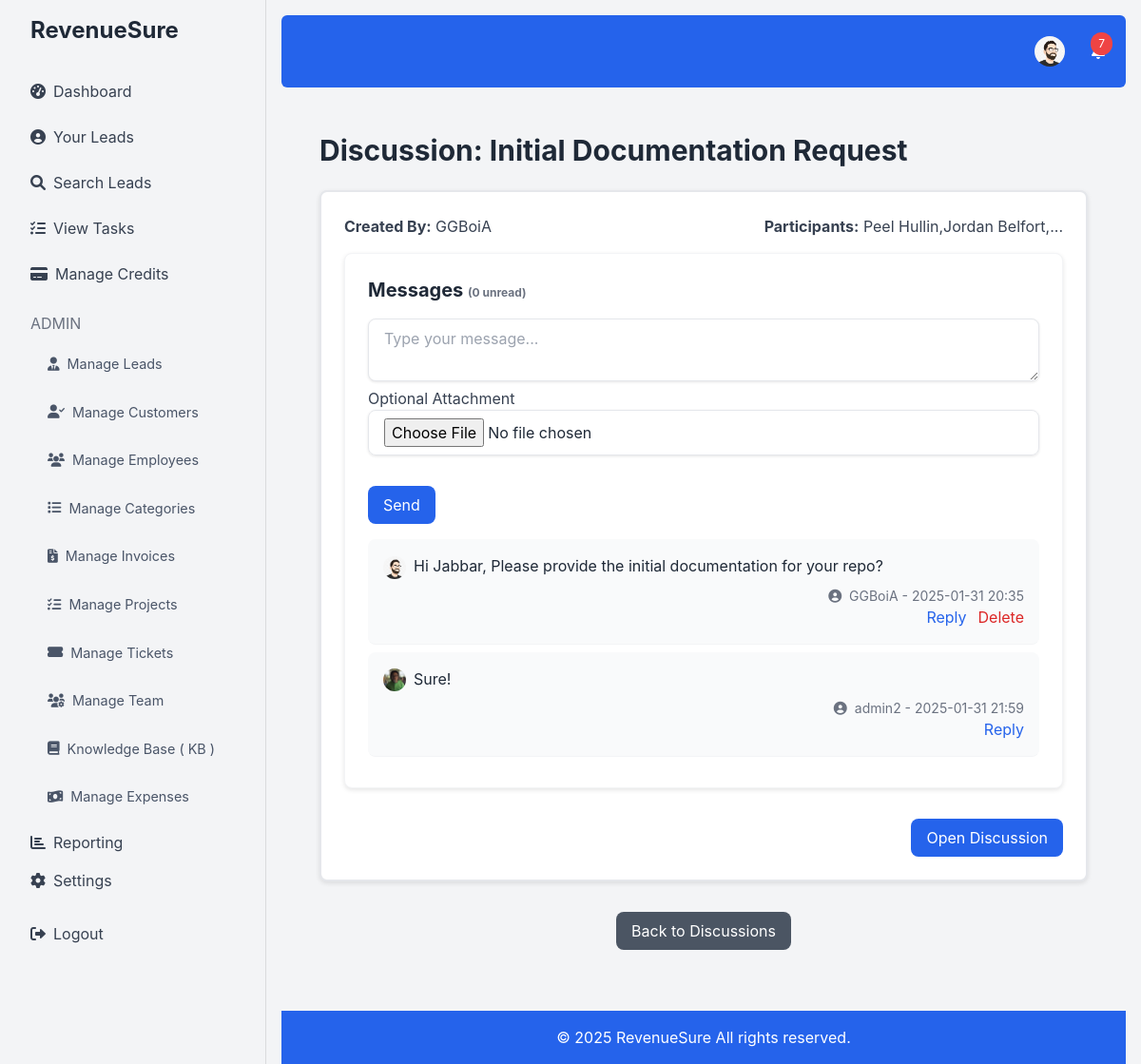
Page /view_discussion.php?id=1 (signed in) on the committed database.
### tables this page shows
CREATE TABLE `users` (
  `id` int(11) NOT NULL,
  `username` varchar(50) NOT NULL,
  `email` varchar(100) NOT NULL,
  `password` varchar(255) NOT NULL,
  `credits` int(11) DEFAULT 0,
  `created_at` timestamp NOT NULL DEFAULT current_timestamp(),
  `role` enum('admin','user') DEFAULT 'user',
  `profile_picture` varchar(255) DEFAULT NULL,
  `role_id` int(11) DEFAULT NULL,
  `department_id` int(11) DEFAULT NULL
);

CREATE TABLE `discussions` (
  `id` int(11) NOT NULL,
  `title` varchar(255) NOT NULL,
  `user_id` int(11) NOT NULL,
  `type` enum('internal','external') NOT NULL,
  `status` enum('open','closed') NOT NULL DEFAULT 'open',
  `created_at` timestamp NOT NULL DEFAULT current_timestamp()
);

CREATE TABLE `discussion_participants` (
  `id` int(11) NOT NULL,
  `discussion_id` int(11) NOT NULL,
  `participant_id` int(11) NOT NULL,
  `participant_type` enum('user','employee','customer') NOT NULL,
  `last_viewed` timestamp NULL DEFAULT NULL,
  `created_at` timestamp NOT NULL DEFAULT current_timestamp()
);

CREATE TABLE `employees` (
  `id` int(11) NOT NULL,
  `name` varchar(100) NOT NULL,
  `email` varchar(100) NOT NULL,
  `phone` varchar(20) DEFAULT NULL,
  `created_at` timestamp NOT NULL DEFAULT current_timestamp()
);

CREATE TABLE `discussion_messages` (
  `id` int(11) NOT NULL,
  `discussion_id` int(11) NOT NULL,
  `user_id` int(11) NOT NULL,
  `user_type` enum('user','employee','customer') NOT NULL DEFAULT 'user',
  `message` text NOT NULL,
  `sent_at` timestamp NOT NULL DEFAULT current_timestamp(),
  `parent_id` int(11) DEFAULT NULL
);

### view_discussion.php (the view, shortened to what the rows shown need)
<?php
require 'db.php';
$discussion_id = isset($_GET['id']) ? (int)$_GET['id'] : 0;
$stmt = $conn->prepare("SELECT discussions.*, users.username FROM discussions INNER JOIN users ON discussions.user_id = users.id WHERE discussions.id = :discussion_id");
$stmt->bindParam(':discussion_id', $discussion_id);
$stmt->execute();
$discussion = $stmt->fetch(PDO::FETCH_ASSOC);
$user_id = $_SESSION['user_id'];
$stmt = $conn->prepare("SELECT discussion_messages.*, users.username as user_name, employees.name as employee_name, customers.name as customer_name, customers.profile_picture as customer_profile_picture, users.profile_picture as user_profile_picture FROM discussion_messages
LEFT JOIN users ON discussion_messages.user_id = users.id
LEFT JOIN employees ON discussion_messages.user_id = employees.id AND discussion_messages.user_type = 'employee'
LEFT JOIN customers ON discussion_messages.user_id = customers.id AND discussion_messages.user_type = 'customer'
WHERE discussion_id = :discussion_id ORDER BY sent_at ASC");
$stmt->bindParam(':discussion_id', $discussion_id);
$stmt->execute();
$messages = $stmt->fetchAll(PDO::FETCH_ASSOC);
  $stmt = $conn->prepare("SELECT discussion_participants.*, users.username FROM discussion_participants LEFT JOIN users ON discussion_participants.participant_id = users.id  WHERE discussion_id = :discussion_id AND participant_type = 'user'");
    $stmt->bindParam(':discussion_id', $discussion_id);
    $stmt->execute();
    $participants = $stmt->fetchAll(PDO::FETCH_ASSOC);
     $stmt = $conn->prepare("SELECT discussion_participants.*, employees.name FROM discussion_participants LEFT JOIN employees ON discussion_participants.participant_id = employees.id  WHERE discussion_id = :discussion_id AND participant_type = 'employee'");
    $stmt->bindParam(':discussion_id', $discussion_id);
    $stmt->execute();
      $employee_participants = $stmt->fetchAll(PDO::FETCH_ASSOC);
        if($employee_participants){
           $participants = array_merge($participants, $employee_participants);
        }
       $stmt = $conn->prepare("SELECT discussion_participants.*, customers.name FROM discussion_participants LEFT JOIN customers ON discussion_participants.participant_id = customers.id  WHERE discussion_id = :discussion_id AND participant_type = 'customer'");
       $stmt->bindParam(':discussion_id', $discussion_id);
    $stmt->execute();
      $customer_participants = $stmt->fetchAll(PDO::FETCH_ASSOC);
        if($customer_participants){
             $participants = array_merge($participants, $customer_participants);
         }
    $stmt = $conn->prepare("SELECT COUNT(*) as unread_count FROM discussion_messages LEFT JOIN discussion_participants ON discussion_messages.discussion_id = discussion_participants.discussion_id  WHERE discussion_messages.discussion_id = :discussion_id AND discussion_messages.user_id != :user_id AND discussion_messages.sent_at > (SELECT last_viewed FROM discussion_participants WHERE participant_id = :user_id2  AND discussion_participants.discussion_id = :discussion_id2) OR (SELECT COUNT(*) FROM discussion_participants WHERE participant_id = :user_id3  AND discussion_participants.discussion_id = :discussion_id3 AND last_viewed IS NULL) > 0");
    $stmt->bindParam(':discussion_id', $discussion_id);
    $stmt->bindParam(':user_id', $user_id);
       $stmt->bindParam(':user_id2', $user_id);
      $stmt->bindParam(':discussion_id2', $discussion['id']);
      $stmt->bindParam(':user_id3', $user_id);
     $stmt->bindParam(':discussion_id3', $discussion['id']);
    $stmt->execute();
     $unread_count = $stmt->fetch(PDO::FETCH_ASSOC)['unread_count'];
require 'header.php';
?>
 <div class="container mx-auto p-6 fade-in">
     <h1 class="text-3xl font-bold text-gray-800 mb-6">
             Discussion: <?php echo htmlspecialchars($discussion['title']); ?>
         </h1>
           <div class="bg-white border-2 border-gray-200 p-6 rounded-lg mb-8">
                <div class="flex justify-between items-start mb-4">
                      <p class="text-gray-700"><strong>Created By:</strong> <?php echo htmlspecialchars($discussion['username']); ?></p>
                          <?php if($participants): ?>
                                 <p class="text-gray-700">
                                       <strong>Participants:</strong>
                                     <?php
                                       foreach($participants as $i => $participant){
                                             if($i < 2){
                                               if(isset($participant['name'])){
                                                   echo htmlspecialchars($participant['name']) . ($i < count($participants)-1 ? ',' : '');
                                                } else {
                                                    echo htmlspecialchars($participant['username']) . ($i < count($participants)-1 ? ',' : '');
                                                  }
                                                 } else if ($i == 2){
                                                 echo '...';
                                                }
                                          }
                                          ?>
                               </p>
                               <?php else: ?>
                                   <p class="text-gray-700">No participants</p>
                             <?php endif; ?>
                </div>
               <div class="bg-white border border-gray-100 p-6 rounded-lg mb-8">
              <h2 class="text-xl font-bold text-gray-800 mb-4 relative">
                    Messages <span class="text-xs text-gray-500">(<?php echo $unread_count; ?> unread)</span>
                </h2>
                    <?php if($messages): ?>
                            <ul id="message-list">
                                <?php
                                     function displayMessages($messages, $parentId = null, $level = 0) {
                                    foreach ($messages as $message) {
                                        if ($message['parent_id'] == $parentId) {
                                             $indent = str_repeat('   ', $level);
                                             $profile_pic = null;
                                               if($message['user_type'] == 'user' && $message['user_profile_picture']){
                                                    $profile_pic = '<img src="'.htmlspecialchars($message['user_profile_picture']).'" class="w-6 h-6 rounded-full object-cover inline-block mr-2">';
                                               } elseif ($message['user_type'] == 'customer' && $message['customer_profile_picture'] ) {
                                                    $profile_pic = '<img src="'.htmlspecialchars($message['customer_profile_picture']).'" class="w-6 h-6 rounded-full object-cover inline-block mr-2">';
                                                }  else {
                                                     $profile_pic = '';
                                                  }
                                           $messageClass = $message['user_type'] === 'customer' ? 'bg-blue-100 text-blue-700' : 'bg-gray-50';
                                           echo '<li class="p-4 border-b border-gray-100 my-2 rounded-lg '. $messageClass .'" style="margin-left: ' . ($level*20) . 'px;" data-comment-id="' . $message['id'] . '" >
                                                 <div class="flex justify-between items-start mb-2">
                                                       <p class="text-gray-800">'.$profile_pic . $indent . htmlspecialchars($message['message']) . '</p>
                                                  </div>
                                                    <div class="text-right">
                                                         <p class="text-gray-500 text-sm">
                                                            <i class="fas fa-user-circle mr-1"></i>';
                                                             if($message['user_type'] == 'user') {
                                                                  echo ' <a href="profile.php" class="hover:underline">' . htmlspecialchars($message['user_name']) .'</a> ';
                                                                  } else if($message['user_type'] == 'employee'){
                                                                        echo  htmlspecialchars($message['employee_name']);
                                                                   }  else if ($message['user_type'] == 'customer'){
                                                                       echo  htmlspecialchars($message['customer_name']);
                                                                     }
                                                         echo ' - '. htmlspecialchars(date('Y-m-d H:i', strtotime($message['sent_at']))) . '</p>
                                                    </div>
                                                     <div class="flex justify-end gap-2">
                                                        <button onclick="replyToMessage('. $message['id'] .')" class="text-blue-600 hover:underline">Reply</button>
                                                        ';
                                                           if($_SESSION['user_id'] === $message['user_id']){
                                                                echo' <a href="delete_discussion_message.php?id=' . $message['id'] . '&discussion_id='.$discussion_id.'" class="text-red-600 hover:underline ml-1">Delete</a>';
                                                            }
                                                    echo ' </div>';
                                        echo '</li>';
                                         }
                                     }
                                 }
                                    displayMessages($messages);
                                ?>
                            </ul>
                        <?php else: ?>
                            <p class="text-gray-600">No messages yet!</p>
                       <?php endif; ?>
                  </div>
                   <div class="mt-4 flex justify-end">
                 </div>
          </div>
    <div class="mt-6 flex justify-center">
       <a href="manage_discussions.php" class="bg-gray-600 text-white px-4 py-2 rounded-lg hover:bg-gray-700 transition duration-300">Back to Discussions</a>
   </div>
</div>
<?php
require 'footer.php';
?>

### header.php (shortened to what the rows shown need)
<!DOCTYPE html>
<html lang="en">
<head>
    <script src="https://cdn.tailwindcss.com"></script>
    <link href="https://cdnjs.cloudflare.com/ajax/libs/font-awesome/6.0.0-beta3/css/all.min.css" rel="stylesheet">
     <link rel="stylesheet" href="https://cdnjs.cloudflare.com/ajax/libs/animate.css/4.1.1/animate.min.css"/>
</head>
<body class="bg-gray-100">
    <div class="flex h-screen fade-in-up">
        <div class="flex-1 p-4 fade-in">
            <nav class="bg-blue-600 p-4 text-white mb-6 rounded-md">
                <div class="container mx-auto flex justify-end items-center">
                    <?php if (isset($_SESSION['user_id'])): ?>
                       <div class="relative top-nav-button mr-4 hover:bg-white/10 p-1.5 rounded-full transition-colors" >
                            <button id="profileButton" class="relative flex items-center">
                                <?php
                                $stmt = $conn->prepare("SELECT profile_picture FROM users WHERE id = :user_id");
                                $stmt->bindParam(':user_id', $_SESSION['user_id']);
                                $stmt->execute();
                                $user = $stmt->fetch(PDO::FETCH_ASSOC);
                                $profile_picture = $user['profile_picture'];
                                if ($profile_picture) : ?>
                                    <img src="<?php echo $profile_picture; ?>" alt="Profile Picture" class="rounded-full w-8 h-8 object-cover">
                                <?php else : ?>
                                    <i class="fas fa-user-circle fa-lg"></i>
                                <?php endif; ?>
                            </button>
                         </div>
                   <?php endif; ?>
                </div>
            </nav>
             <div class="container mx-auto px-4">

### rows in the picture
users: profile_picture (picture)
discussions: title "Initial Documentation Request", user.username "GGBoiA"
discussion_participants: users.username "Peel Hullin"
discussion_participants: employees.name "Jordan Belfort"
discussion_messages: user.profile_picture (picture), message "Hi Jabbar, Please provide the initial documentation for your repo?", user.username "GGBoiA", sent_at "2025-01-31 20:35"
discussion_messages: user.profile_picture (picture), message "Sure!", user.username "admin2", sent_at "2025-01-31 21:59"

### other values in the picture
$unread "7"
$unread_count "0"
